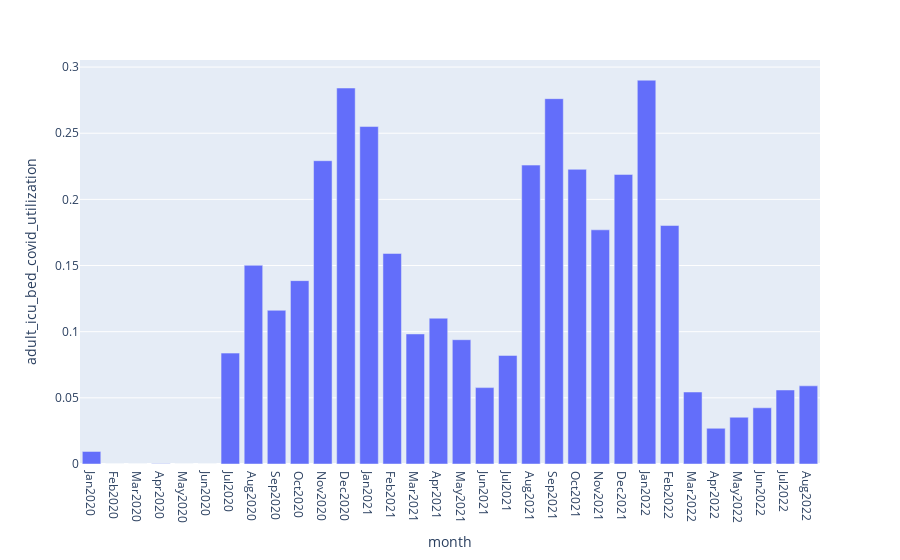

The notebook cell this image was saved under:
### Code cell
f = px.bar(icu_utilization_avg_month,x='month',y='adult_icu_bed_covid_utilization')
f.show()
"""
f = plt.figure(figsize=(20, 6))
ax = sns.barplot(data=icu_utilization_avg_month,x='month',y='adult_icu_bed_covid_utilization',color='grey')
sns.set_style("darkgrid")
sns.despine()
plt.xticks(rotation=45)
plt.show()
"""

### Figure 1 — Plotly figure (JSON) as saved in the notebook; plotly's stock layout.template omitted (floating-point values rounded to 4 significant figures)
{"data": [{"alignmentgroup": "True", "hovertemplate": "month=%{x}<br>adult_icu_bed_covid_utilization=%{y}<extra></extra>", "legendgroup": "", "marker": {"color": "#636efa", "pattern": {"shape": ""}}, "name": "", "offsetgroup": "", "orientation": "v", "showlegend": false, "textposition": "auto", "type": "bar", "x": ["Jan2020", "Feb2020", "Mar2020", "Apr2020", "May2020", "Jun2020", "Jul2020", "Aug2020", "Sep2020", "Oct2020", "Nov2020", "Dec2020", "Jan2021", "Feb2021", "Mar2021", "Apr2021", "May2021", "Jun2021", "Jul2021", "Aug2021", "Sep2021", "Oct2021", "Nov2021", "Dec2021", "Jan2022", "Feb2022", "Mar2022", "Apr2022", "May2022", "Jun2022", "Jul2022", "Aug2022"], "xaxis": "x", "y": [0.009473, 0, 0, 0.0002429, 0, 0, 0.0838, 0.1502, 0.1162, 0.1386, 0.2292, 0.2841, 0.255, 0.1591, 0.09829, 0.1102, 0.09394, 0.05773, 0.08205, 0.2259, 0.2761, 0.2227, 0.177, 0.2189, 0.2901, 0.1802, 0.05442, 0.027, 0.03534, 0.04248, 0.05593, 0.05907], "yaxis": "y"}], "layout": {"barmode": "relative", "legend": {"tracegroupgap": 0}, "margin": {"t": 60}, "xaxis": {"anchor": "y", "domain": [0, 1], "title": {"text": "month"}}, "yaxis": {"anchor": "x", "domain": [0, 1], "title": {"text": "adult_icu_bed_covid_utilization"}}}}
